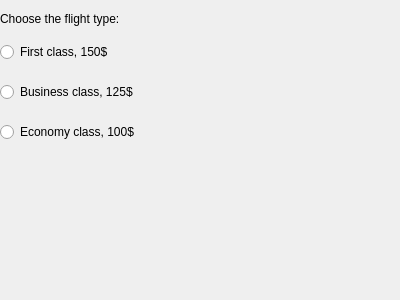
<?xml version="1.0" encoding="UTF-8"?>
<ui version="4.0">
 <class>Dialog</class>
 <widget class="QDialog" name="Dialog">
  <property name="geometry">
   <rect>
    <x>0</x>
    <y>0</y>
    <width>400</width>
    <height>300</height>
   </rect>
  </property>
  <property name="windowTitle">
   <string>Dialog</string>
  </property>
  <widget class="QLabel" name="label">
   <property name="geometry">
    <rect>
     <x>0</x>
     <y>10</y>
     <width>141</width>
     <height>18</height>
    </rect>
   </property>
   <property name="text">
    <string>Choose the flight type:</string>
   </property>
  </widget>
  <widget class="QRadioButton" name="radioButtonFirstClass">
   <property name="geometry">
    <rect>
     <x>0</x>
     <y>40</y>
     <width>400</width>
     <height>24</height>
    </rect>
   </property>
   <property name="text">
    <string>First class, 150$</string>
   </property>
  </widget>
  <widget class="QRadioButton" name="radioButtonBusinessClass">
   <property name="geometry">
    <rect>
     <x>0</x>
     <y>80</y>
     <width>400</width>
     <height>24</height>
    </rect>
   </property>
   <property name="text">
    <string>Business class, 125$</string>
   </property>
  </widget>
  <widget class="QRadioButton" name="radioButtonEconomyClass">
   <property name="geometry">
    <rect>
     <x>0</x>
     <y>120</y>
     <width>400</width>
     <height>24</height>
    </rect>
   </property>
   <property name="text">
    <string>Economy class, 100$</string>
   </property>
  </widget>
  <widget class="QLabel" name="labelFare">
   <property name="geometry">
    <rect>
     <x>0</x>
     <y>150</y>
     <width>400</width>
     <height>18</height>
    </rect>
   </property>
   <property name="text">
    <string/>
   </property>
  </widget>
 </widget>
 <resources/>
 <connections/>
</ui>
